Frame 1 (no input): blank canvas, image omitted
Frame 60 (no input): blank canvas, image omitted
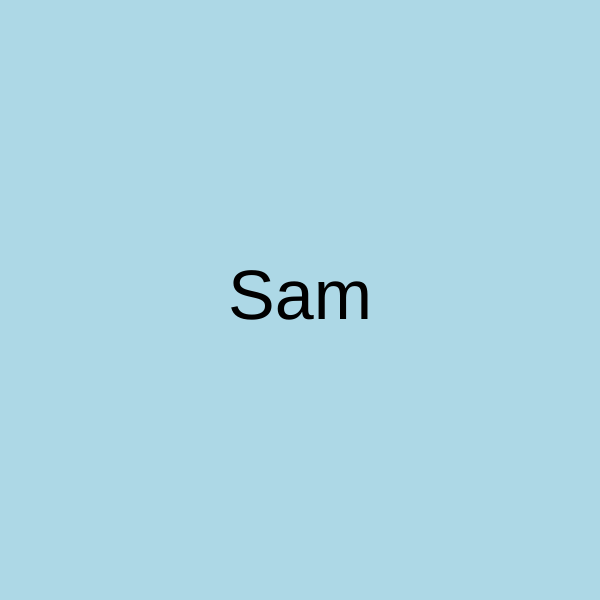
Frame 120 (the mouse pressed at the canvas centre since frame 60)

The p5.js sketch whose frames 1 and 60 were blank and that drew this single picture after the mouse press (run headless with seeded random() and noise() and a simulated clock; from frame 60 on, the mouse is pressed at the canvas centre):

// p5.js sketch
// ── sketch.js
let palavra

function setup() {
  createCanvas(600, 600);
  palavra = omasp();
}

function draw() {
  escola();
  alura();
  omasp();
}

function escola(){
  background("lightblue");
  fill("black");
  textSize(70);
  textAlign(CENTER,CENTER);
}

 function alura(){
  let maximo=width;
  let minimo=0;
  let quantidade = map(mouseX, 0, width, 0, palavra.length);
  let inicio= palavra.substring(0, quantidade);
  text(inicio, 300,300);
}

function omasp(){
  let palavras=["Vô nada", "JavaScript", "Samuel", "Amo Deus"];
return random(palavras);
}
